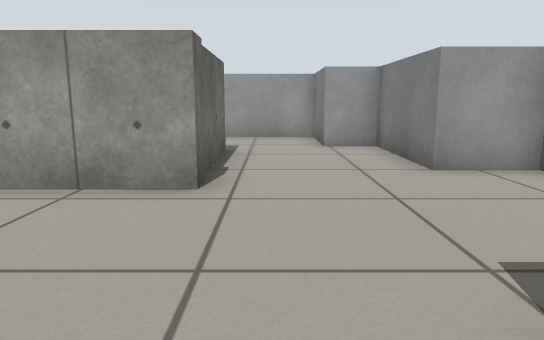
view 1 (above)

22 first-person views from a walk through a world built for the Gazebo simulator. The camera is 0.57 m above the floor, tilts 10° down and sees 70° across. The floor is counted in squares, 0.5 m on a side. Each view is taken from the middle of a square. On the plan, view 1 faces up. The plan holds only what a view shows up to about 14 squares ahead; the rest is blank.

view 2
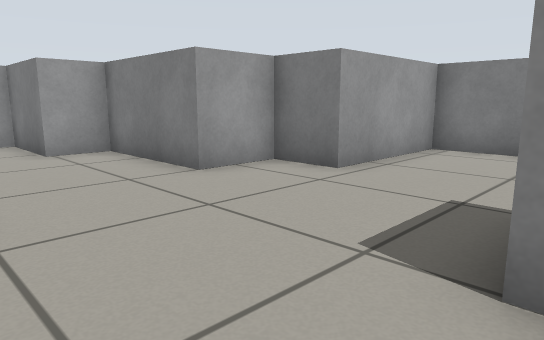

view 3
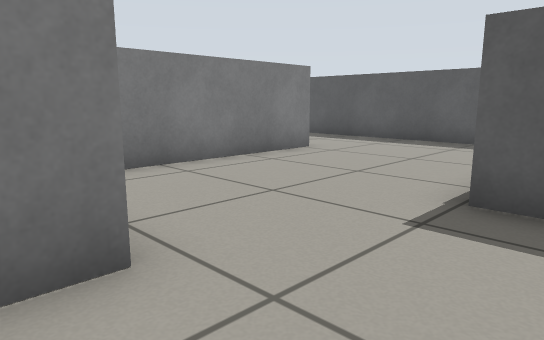

view 4
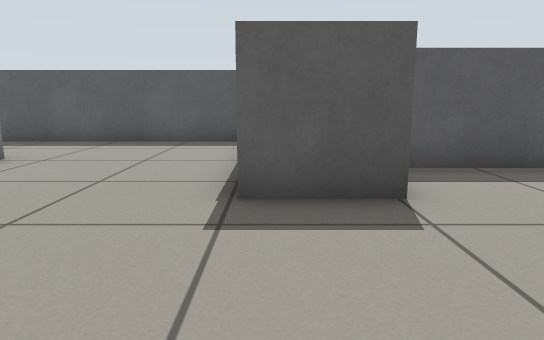

view 5
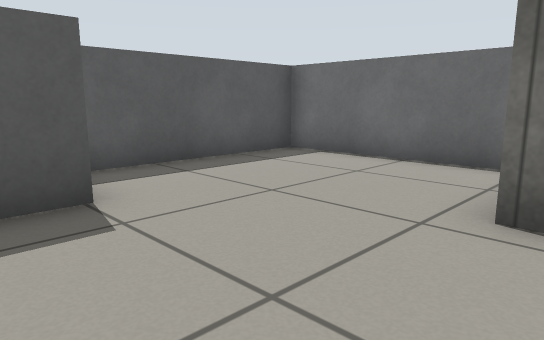

view 6
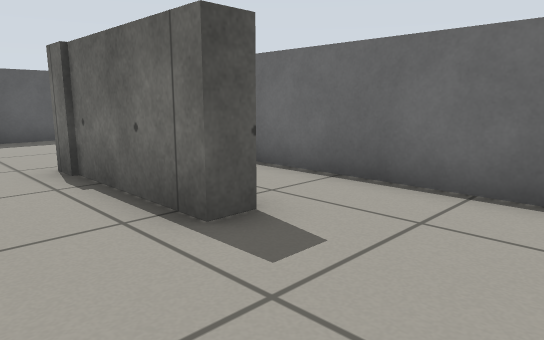

view 7
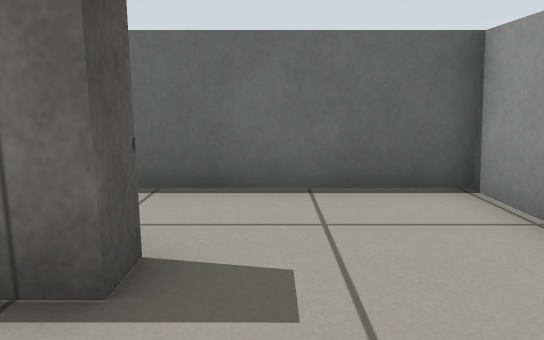

view 8
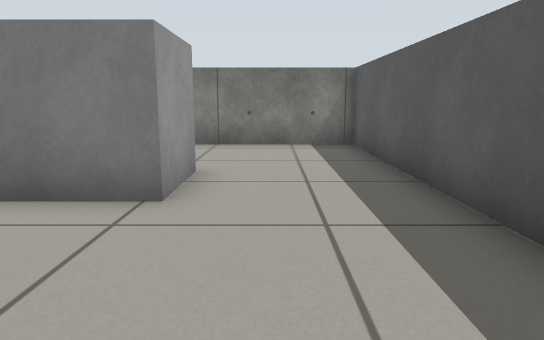

view 9
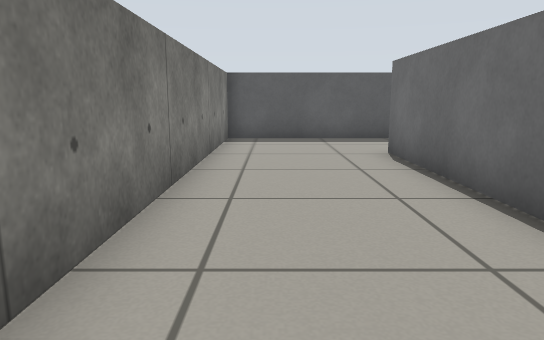

view 10
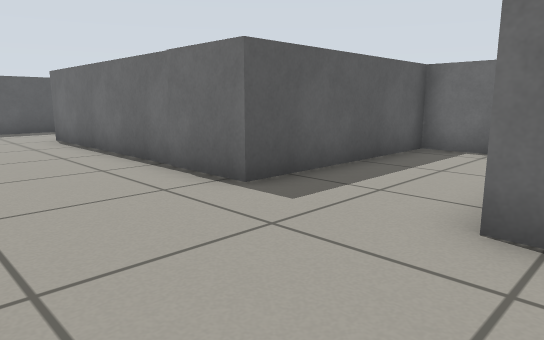

view 11
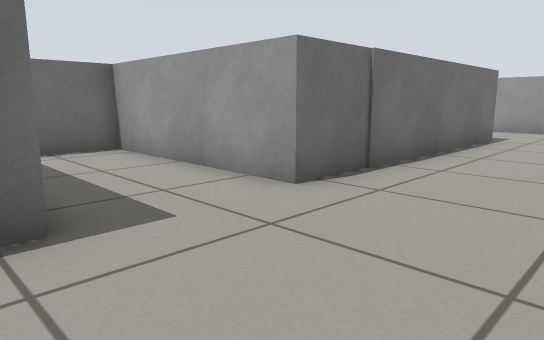

view 12
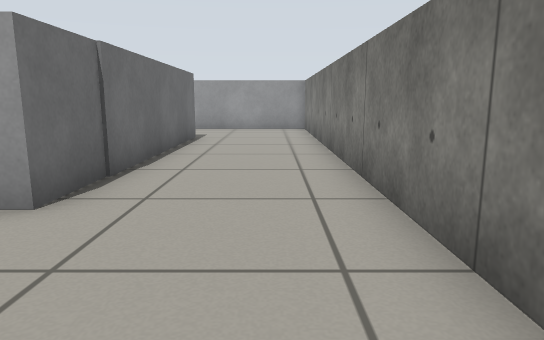

view 13
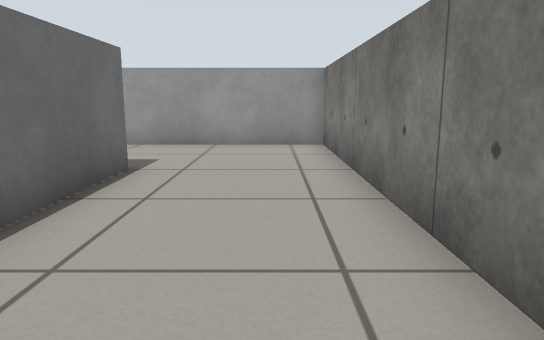

view 14
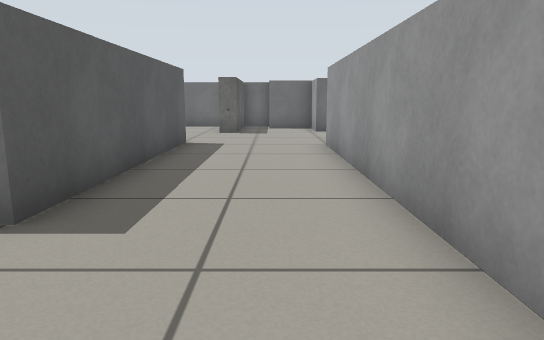

view 15
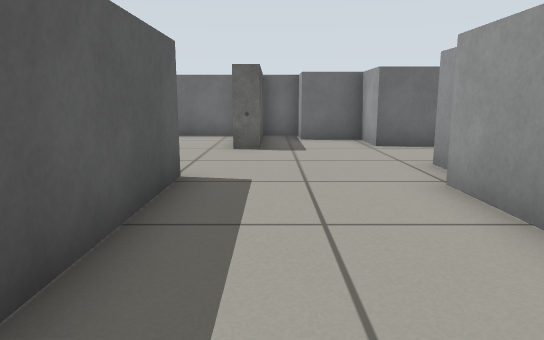

view 16
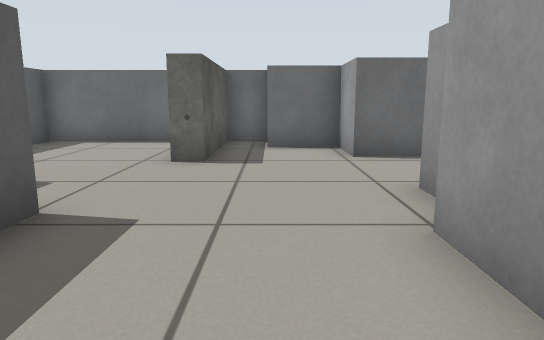

view 17
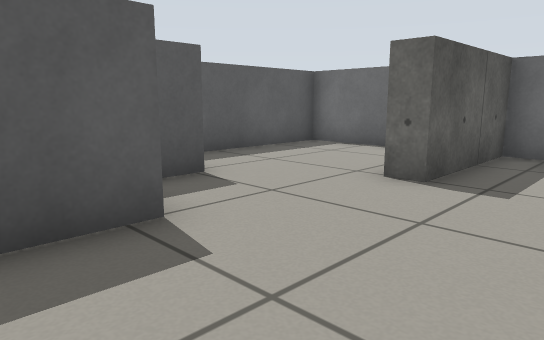

view 18
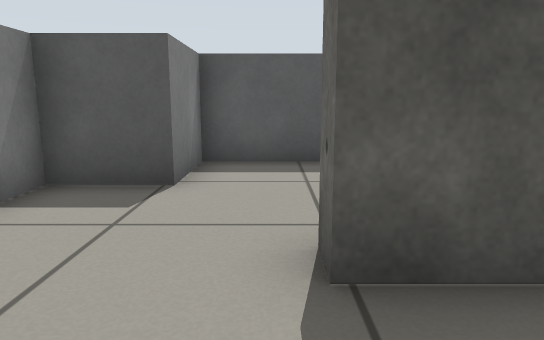

view 19
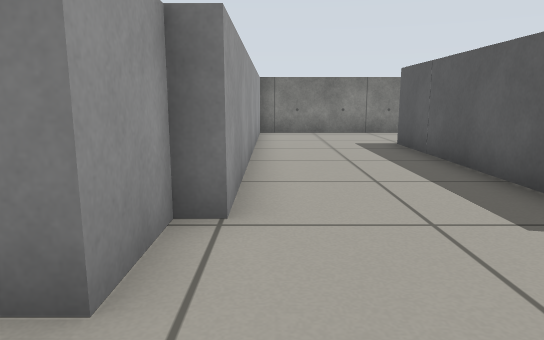

view 20
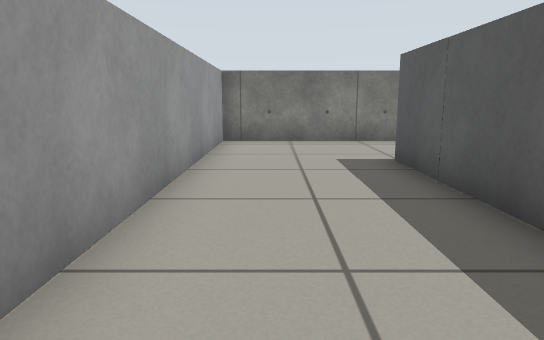

view 21
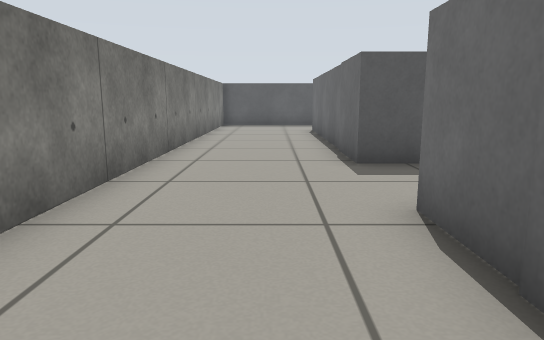

view 22
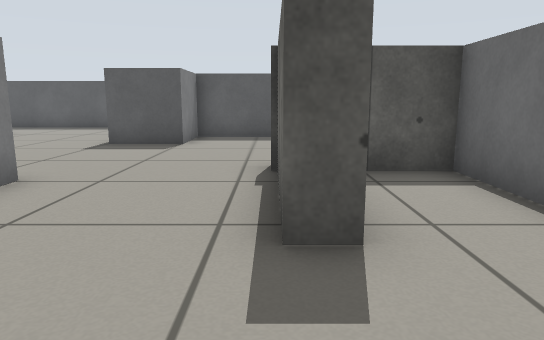

### Floor plan
Key: @ floor where view 1 was taken; # wall or solid block; . floor; B grey box.
Columns run from 5 left of view 1 to 15 right of it. Each row starts with its distance up from view 1.
 24     B.
 23   BBB..BBBBBBBBBBBBB
 22   B.................#
 21  BB.................#
 20  B..................#
 19  ####...............#
 18  B......BBBBBBBB....#
 17  B.....BB      B....#
 16  B.....B       B....#
 15  B.....        B....#
 14   BBBBB        B....#
 13  BBBBBB        B....#
 12  B.....B       B....#
 11  B.....B       B....#
 10  B.....BB BBBBBB....#
  9  B..#...BB..........#
  8  B..#...BB..........#
  7  B..#...BBBBBBBB....#
  6  B..#.....B    B....#
  5  ####.....BBBB B....#
  4 B.............BB....#
  3 B.............BB....#
  2 B.............BB....#
  1 B......BB.....BB....#
  0 B....@.  .....BB....#
 -1  BBBBBB  .....BB....#
 -2          ...........#
 -3          ...........#
 -4          ...........#
 -5          BBBBBBBBBBB

Where each view was taken, in squares from view 1:
view 1: 0 up, 0 right, facing up
view 2: 1 up, 1 left, facing up-right
view 3: 6 up, 2 right, facing down-right
view 4: 6 up, 3 right, facing down
view 5: 6 up, 3 right, facing down-left
view 6: 12 up, 1 right, facing down-left
view 7: 10 up, 1 right, facing left
view 8: 3 down, 4 right, facing right
view 9: 7 up, 13 right, facing down
view 10: 11 up, 14 right, facing down-left
view 11: 6 up, 14 right, facing up-left
view 12: 6 up, 13 right, facing up
view 13: 12 up, 13 right, facing up
view 14: 21 up, 14 right, facing left
view 15: 20 up, 9 right, facing left
view 16: 21 up, 7 right, facing left
view 17: 22 up, 5 right, facing down-left
view 18: 22 up, 0 right, facing down
view 19: 22 up, 0 right, facing right
view 20: 21 up, 3 right, facing right
view 21: 14 up, 12 right, facing down
view 22: 12 up, 1 left, facing down
